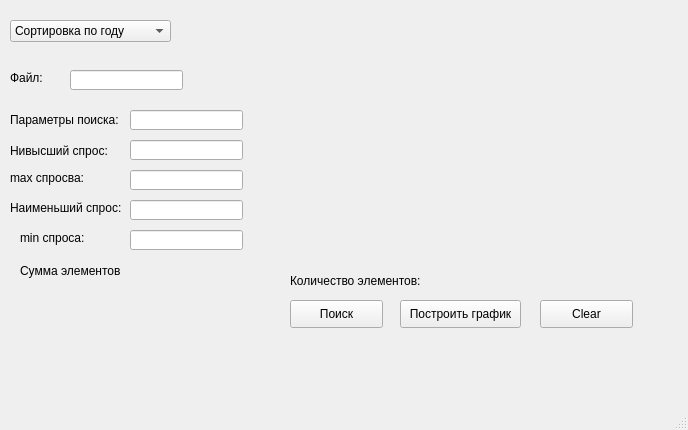
<?xml version="1.0" encoding="UTF-8"?>
<ui version="4.0">
 <class>mainWindow</class>
 <widget class="QMainWindow" name="mainWindow">
  <property name="geometry">
   <rect>
    <x>0</x>
    <y>0</y>
    <width>688</width>
    <height>430</height>
   </rect>
  </property>
  <property name="minimumSize">
   <size>
    <width>688</width>
    <height>430</height>
   </size>
  </property>
  <property name="maximumSize">
   <size>
    <width>688</width>
    <height>430</height>
   </size>
  </property>
  <property name="windowTitle">
   <string>Анализатор</string>
  </property>
  <widget class="QWidget" name="centralwidget">
   <widget class="QLabel" name="Error_1">
    <property name="geometry">
     <rect>
      <x>10</x>
      <y>340</y>
      <width>291</width>
      <height>31</height>
     </rect>
    </property>
    <property name="text">
     <string/>
    </property>
   </widget>
   <widget class="QLabel" name="Error_2">
    <property name="geometry">
     <rect>
      <x>310</x>
      <y>340</y>
      <width>371</width>
      <height>31</height>
     </rect>
    </property>
    <property name="text">
     <string/>
    </property>
   </widget>
   <widget class="QPushButton" name="poisk">
    <property name="geometry">
     <rect>
      <x>290</x>
      <y>300</y>
      <width>93</width>
      <height>28</height>
     </rect>
    </property>
    <property name="text">
     <string>Поиск</string>
    </property>
   </widget>
   <widget class="QPushButton" name="clear">
    <property name="geometry">
     <rect>
      <x>540</x>
      <y>300</y>
      <width>93</width>
      <height>28</height>
     </rect>
    </property>
    <property name="text">
     <string>Clear</string>
    </property>
   </widget>
   <widget class="QComboBox" name="combo_years">
    <property name="geometry">
     <rect>
      <x>10</x>
      <y>20</y>
      <width>161</width>
      <height>22</height>
     </rect>
    </property>
    <item>
     <property name="text">
      <string>Сортировка по году</string>
     </property>
    </item>
    <item>
     <property name="text">
      <string>Сортировка по месяцу</string>
     </property>
    </item>
   </widget>
   <widget class="QLabel" name="spros">
    <property name="geometry">
     <rect>
      <x>10</x>
      <y>140</y>
      <width>101</width>
      <height>21</height>
     </rect>
    </property>
    <property name="text">
     <string>Нивысший спрос:</string>
    </property>
   </widget>
   <widget class="QLineEdit" name="month">
    <property name="geometry">
     <rect>
      <x>130</x>
      <y>140</y>
      <width>113</width>
      <height>20</height>
     </rect>
    </property>
   </widget>
   <widget class="QLineEdit" name="month_ch">
    <property name="geometry">
     <rect>
      <x>130</x>
      <y>170</y>
      <width>113</width>
      <height>20</height>
     </rect>
    </property>
   </widget>
   <widget class="QLabel" name="max_spros">
    <property name="geometry">
     <rect>
      <x>10</x>
      <y>170</y>
      <width>91</width>
      <height>16</height>
     </rect>
    </property>
    <property name="text">
     <string>max спросва:</string>
    </property>
   </widget>
   <widget class="QLineEdit" name="input">
    <property name="geometry">
     <rect>
      <x>70</x>
      <y>70</y>
      <width>113</width>
      <height>20</height>
     </rect>
    </property>
   </widget>
   <widget class="QLabel" name="file_input">
    <property name="geometry">
     <rect>
      <x>10</x>
      <y>70</y>
      <width>81</width>
      <height>16</height>
     </rect>
    </property>
    <property name="text">
     <string>Файл:</string>
    </property>
   </widget>
   <widget class="QLabel" name="spros_2">
    <property name="geometry">
     <rect>
      <x>10</x>
      <y>200</y>
      <width>111</width>
      <height>16</height>
     </rect>
    </property>
    <property name="text">
     <string>Наименьший спрос:</string>
    </property>
   </widget>
   <widget class="QLabel" name="min_spros">
    <property name="geometry">
     <rect>
      <x>20</x>
      <y>230</y>
      <width>71</width>
      <height>16</height>
     </rect>
    </property>
    <property name="text">
     <string>min спроса:</string>
    </property>
   </widget>
   <widget class="QLineEdit" name="month_2">
    <property name="geometry">
     <rect>
      <x>130</x>
      <y>200</y>
      <width>113</width>
      <height>20</height>
     </rect>
    </property>
   </widget>
   <widget class="QLineEdit" name="month_min_ch">
    <property name="geometry">
     <rect>
      <x>130</x>
      <y>230</y>
      <width>113</width>
      <height>20</height>
     </rect>
    </property>
   </widget>
   <widget class="QPushButton" name="gr_bild">
    <property name="geometry">
     <rect>
      <x>400</x>
      <y>300</y>
      <width>121</width>
      <height>28</height>
     </rect>
    </property>
    <property name="text">
     <string>Построить график</string>
    </property>
   </widget>
   <widget class="QLabel" name="parametr">
    <property name="geometry">
     <rect>
      <x>10</x>
      <y>110</y>
      <width>121</width>
      <height>20</height>
     </rect>
    </property>
    <property name="text">
     <string>Параметры поиска:</string>
    </property>
   </widget>
   <widget class="QLineEdit" name="para_poisk">
    <property name="geometry">
     <rect>
      <x>130</x>
      <y>110</y>
      <width>113</width>
      <height>20</height>
     </rect>
    </property>
   </widget>
   <widget class="QLabel" name="summa">
    <property name="geometry">
     <rect>
      <x>130</x>
      <y>260</y>
      <width>101</width>
      <height>20</height>
     </rect>
    </property>
    <property name="text">
     <string/>
    </property>
   </widget>
   <widget class="QLabel" name="colvo_il">
    <property name="geometry">
     <rect>
      <x>420</x>
      <y>271</y>
      <width>71</width>
      <height>20</height>
     </rect>
    </property>
    <property name="text">
     <string/>
    </property>
   </widget>
   <widget class="QLabel" name="label">
    <property name="geometry">
     <rect>
      <x>290</x>
      <y>270</y>
      <width>131</width>
      <height>21</height>
     </rect>
    </property>
    <property name="text">
     <string>Количество элементов:</string>
    </property>
   </widget>
   <widget class="QLabel" name="label_2">
    <property name="geometry">
     <rect>
      <x>20</x>
      <y>260</y>
      <width>101</width>
      <height>21</height>
     </rect>
    </property>
    <property name="text">
     <string>Сумма элементов:</string>
    </property>
   </widget>
   <widget class="QWidget" name="verticalLayoutWidget">
    <property name="geometry">
     <rect>
      <x>250</x>
      <y>10</y>
      <width>401</width>
      <height>251</height>
     </rect>
    </property>
    <layout class="QVBoxLayout" name="verticalLayout"/>
   </widget>
  </widget>
  <widget class="QMenuBar" name="menubar">
   <property name="geometry">
    <rect>
     <x>0</x>
     <y>0</y>
     <width>688</width>
     <height>26</height>
    </rect>
   </property>
  </widget>
  <widget class="QStatusBar" name="statusbar"/>
 </widget>
 <resources/>
 <connections/>
</ui>
